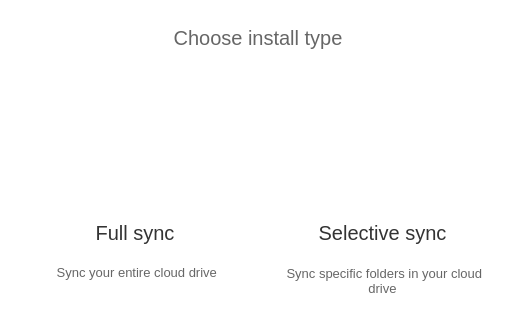
     <widget class="QWidget" name="pSetupType">
      <property name="styleSheet">
       <string notr="true">background: transparent;</string>
      </property>
      <layout class="QVBoxLayout" name="verticalLayout_5">
       <property name="spacing">
        <number>20</number>
       </property>
       <property name="leftMargin">
        <number>15</number>
       </property>
       <property name="topMargin">
        <number>26</number>
       </property>
       <property name="rightMargin">
        <number>15</number>
       </property>
       <item>
        <widget class="QLabel" name="lSetupType">
         <property name="sizePolicy">
          <sizepolicy hsizetype="Preferred" vsizetype="Maximum">
           <horstretch>0</horstretch>
           <verstretch>0</verstretch>
          </sizepolicy>
         </property>
         <property name="minimumSize">
          <size>
           <width>0</width>
           <height>0</height>
          </size>
         </property>
         <property name="maximumSize">
          <size>
           <width>16777215</width>
           <height>16777215</height>
          </size>
         </property>
         <property name="font">
          <font>
           <pointsize>-1</pointsize>
           <weight>50</weight>
           <italic>false</italic>
           <bold>false</bold>
          </font>
         </property>
         <property name="styleSheet">
          <string notr="true">font-size:20px;
font: &quot;Helvetica&quot;;
font-weight: normal;
color: #666666;</string>
         </property>
         <property name="text">
          <string>Choose install type</string>
         </property>
         <property name="alignment">
          <set>Qt::AlignHCenter|Qt::AlignTop</set>
         </property>
         <property name="margin">
          <number>0</number>
         </property>
        </widget>
       </item>
       <item>
        <widget class="QWidget" name="wOptions" native="true">
         <layout class="QHBoxLayout" name="horizontalLayout_5">
          <property name="leftMargin">
           <number>0</number>
          </property>
          <property name="topMargin">
           <number>0</number>
          </property>
          <property name="rightMargin">
           <number>0</number>
          </property>
          <item>
           <widget class="QWidget" name="wTypicalSetup" native="true">
            <property name="minimumSize">
             <size>
              <width>240</width>
              <height>236</height>
             </size>
            </property>
            <property name="maximumSize">
             <size>
              <width>240</width>
              <height>236</height>
             </size>
            </property>
            <property name="styleSheet">
             <string notr="true"/>
            </property>
            <layout class="QVBoxLayout" name="verticalLayout_12" stretch="0,0">
             <property name="spacing">
              <number>12</number>
             </property>
             <property name="topMargin">
              <number>21</number>
             </property>
             <property name="bottomMargin">
              <number>0</number>
             </property>
             <item>
              <widget class="QPushButton" name="rTypicalSetup">
               <property name="sizePolicy">
                <sizepolicy hsizetype="Preferred" vsizetype="Preferred">
                 <horstretch>0</horstretch>
                 <verstretch>0</verstretch>
                </sizepolicy>
               </property>
               <property name="minimumSize">
                <size>
                 <width>0</width>
                 <height>14</height>
                </size>
               </property>
               <property name="maximumSize">
                <size>
                 <width>16777215</width>
                 <height>90</height>
                </size>
               </property>
               <property name="font">
                <font>
                 <pointsize>-1</pointsize>
                </font>
               </property>
               <property name="styleSheet">
                <string notr="true">background: transparent;
border: none;</string>
               </property>
               <property name="icon">
                <iconset resource="../Resources_linux.qrc">
                 <normaloff>:/images/full_sync_ico.png</normaloff>:/images/full_sync_ico.png</iconset>
               </property>
               <property name="iconSize">
                <size>
                 <width>90</width>
                 <height>90</height>
                </size>
               </property>
               <property name="checkable">
                <bool>true</bool>
               </property>
               <property name="checked">
                <bool>false</bool>
               </property>
              </widget>
             </item>
             <item>
              <widget class="QWidget" name="widget_3" native="true">
               <property name="sizePolicy">
                <sizepolicy hsizetype="Preferred" vsizetype="Maximum">
                 <horstretch>0</horstretch>
                 <verstretch>0</verstretch>
                </sizepolicy>
               </property>
               <property name="minimumSize">
                <size>
                 <width>0</width>
                 <height>0</height>
                </size>
               </property>
               <property name="maximumSize">
                <size>
                 <width>16777215</width>
                 <height>16777215</height>
                </size>
               </property>
               <property name="styleSheet">
                <string notr="true">background: transparent;
</string>
               </property>
               <layout class="QVBoxLayout" name="verticalLayout_11">
                <property name="spacing">
                 <number>8</number>
                </property>
                <property name="margin">
                 <number>0</number>
                </property>
                <item>
                 <widget class="QLabel" name="lTypicalHeader">
                  <property name="sizePolicy">
                   <sizepolicy hsizetype="Preferred" vsizetype="Maximum">
                    <horstretch>0</horstretch>
                    <verstretch>0</verstretch>
                   </sizepolicy>
                  </property>
                  <property name="minimumSize">
                   <size>
                    <width>0</width>
                    <height>48</height>
                   </size>
                  </property>
                  <property name="maximumSize">
                   <size>
                    <width>16777215</width>
                    <height>48</height>
                   </size>
                  </property>
                  <property name="styleSheet">
                   <string notr="true">background: transparent;

font-size:20px;
font: &quot;Helvetica&quot;;
font-weight: normal;
color: #333333;
</string>
                  </property>
                  <property name="text">
                   <string>Full sync</string>
                  </property>
                  <property name="alignment">
                   <set>Qt::AlignCenter</set>
                  </property>
                  <property name="wordWrap">
                   <bool>true</bool>
                  </property>
                 </widget>
                </item>
                <item>
                 <widget class="QLabel" name="lTypicalDesc">
                  <property name="minimumSize">
                   <size>
                    <width>0</width>
                    <height>32</height>
                   </size>
                  </property>
                  <property name="maximumSize">
                   <size>
                    <width>16777215</width>
                    <height>32</height>
                   </size>
                  </property>
                  <property name="font">
                   <font>
                    <pointsize>-1</pointsize>
                    <weight>50</weight>
                    <italic>false</italic>
                    <bold>false</bold>
                   </font>
                  </property>
                  <property name="styleSheet">
                   <string notr="true">font-size: 13px;
font: &quot;Helvetica&quot;;
font-weight: normal;
color: #666666;
</string>
                  </property>
                  <property name="text">
                   <string> Sync your entire cloud drive</string>
                  </property>
                  <property name="alignment">
                   <set>Qt::AlignHCenter|Qt::AlignTop</set>
                  </property>
                  <property name="wordWrap">
                   <bool>true</bool>
                  </property>
                  <property name="margin">
                   <number>0</number>
                  </property>
                 </widget>
                </item>
               </layout>
              </widget>
             </item>
            </layout>
           </widget>
          </item>
          <item>
           <widget class="QWidget" name="wAdvancedSetup" native="true">
            <property name="minimumSize">
             <size>
              <width>240</width>
              <height>236</height>
             </size>
            </property>
            <property name="maximumSize">
             <size>
              <width>240</width>
              <height>236</height>
             </size>
            </property>
            <property name="styleSheet">
             <string notr="true"/>
            </property>
            <layout class="QVBoxLayout" name="verticalLayout_13">
             <property name="spacing">
              <number>12</number>
             </property>
             <property name="leftMargin">
              <number>12</number>
             </property>
             <property name="topMargin">
              <number>21</number>
             </property>
             <property name="bottomMargin">
              <number>0</number>
             </property>
             <item>
              <widget class="QPushButton" name="rAdvancedSetup">
               <property name="sizePolicy">
                <sizepolicy hsizetype="Preferred" vsizetype="Preferred">
                 <horstretch>0</horstretch>
                 <verstretch>0</verstretch>
                </sizepolicy>
               </property>
               <property name="minimumSize">
                <size>
                 <width>0</width>
                 <height>14</height>
                </size>
               </property>
               <property name="maximumSize">
                <size>
                 <width>16777215</width>
                 <height>90</height>
                </size>
               </property>
               <property name="font">
                <font>
                 <pointsize>-1</pointsize>
                </font>
               </property>
               <property name="styleSheet">
                <string notr="true">background: transparent;
border: none;</string>
               </property>
               <property name="text">
                <string/>
               </property>
               <property name="icon">
                <iconset resource="../Resources_linux.qrc">
                 <normaloff>:/images/selective_sync_ico.png</normaloff>:/images/selective_sync_ico.png</iconset>
               </property>
               <property name="iconSize">
                <size>
                 <width>90</width>
                 <height>90</height>
                </size>
               </property>
               <property name="checkable">
                <bool>true</bool>
               </property>
              </widget>
             </item>
             <item>
              <widget class="QWidget" name="widget_2" native="true">
               <property name="sizePolicy">
                <sizepolicy hsizetype="Preferred" vsizetype="Maximum">
                 <horstretch>0</horstretch>
                 <verstretch>0</verstretch>
                </sizepolicy>
               </property>
               <property name="minimumSize">
                <size>
                 <width>0</width>
                 <height>0</height>
                </size>
               </property>
               <property name="maximumSize">
                <size>
                 <width>16777215</width>
                 <height>16777215</height>
                </size>
               </property>
               <property name="styleSheet">
                <string notr="true">background: transparent;
</string>
               </property>
               <layout class="QVBoxLayout" name="verticalLayout_10">
                <property name="spacing">
                 <number>8</number>
                </property>
                <property name="margin">
                 <number>0</number>
                </property>
                <item>
                 <widget class="QLabel" name="lAdvancedHeader">
                  <property name="sizePolicy">
                   <sizepolicy hsizetype="Preferred" vsizetype="Maximum">
                    <horstretch>0</horstretch>
                    <verstretch>0</verstretch>
                   </sizepolicy>
                  </property>
                  <property name="minimumSize">
                   <size>
                    <width>0</width>
                    <height>48</height>
                   </size>
                  </property>
                  <property name="maximumSize">
                   <size>
                    <width>16777215</width>
                    <height>48</height>
                   </size>
                  </property>
                  <property name="font">
                   <font>
                    <pointsize>-1</pointsize>
                    <weight>50</weight>
                    <italic>false</italic>
                    <bold>false</bold>
                   </font>
                  </property>
                  <property name="styleSheet">
                   <string notr="true">font-size:20px;
font: &quot;Helvetica&quot;;
font-weight: normal;
color: #333333;
</string>
                  </property>
                  <property name="text">
                   <string>Selective sync</string>
                  </property>
                  <property name="alignment">
                   <set>Qt::AlignCenter</set>
                  </property>
                  <property name="wordWrap">
                   <bool>true</bool>
                  </property>
                 </widget>
                </item>
                <item>
                 <widget class="QLabel" name="lAdvancedDesc">
                  <property name="sizePolicy">
                   <sizepolicy hsizetype="Preferred" vsizetype="Maximum">
                    <horstretch>0</horstretch>
                    <verstretch>0</verstretch>
                   </sizepolicy>
                  </property>
                  <property name="minimumSize">
                   <size>
                    <width>0</width>
                    <height>32</height>
                   </size>
                  </property>
                  <property name="maximumSize">
                   <size>
                    <width>16777215</width>
                    <height>32</height>
                   </size>
                  </property>
                  <property name="styleSheet">
                   <string notr="true">font-size: 13px;
font: &quot;Helvetica&quot;;
font-weight: normal;
color: #666666;
</string>
                  </property>
                  <property name="text">
                   <string> Sync specific folders in your cloud drive</string>
                  </property>
                  <property name="alignment">
                   <set>Qt::AlignCenter</set>
                  </property>
                  <property name="wordWrap">
                   <bool>true</bool>
                  </property>
                  <property name="margin">
                   <number>0</number>
                  </property>
                 </widget>
                </item>
               </layout>
              </widget>
             </item>
            </layout>
           </widget>
          </item>
         </layout>
        </widget>
       </item>
      </layout>
     </widget>
